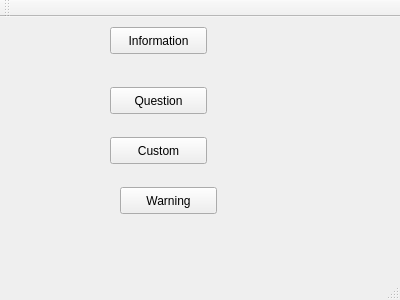
<?xml version="1.0" encoding="UTF-8"?>
<ui version="4.0">
 <class>dialog</class>
 <widget class="QMainWindow" name="dialog">
  <property name="geometry">
   <rect>
    <x>0</x>
    <y>0</y>
    <width>400</width>
    <height>300</height>
   </rect>
  </property>
  <property name="windowTitle">
   <string>dialog</string>
  </property>
  <widget class="QWidget" name="centralWidget">
   <widget class="QPushButton" name="pushButton">
    <property name="geometry">
     <rect>
      <x>110</x>
      <y>10</y>
      <width>97</width>
      <height>27</height>
     </rect>
    </property>
    <property name="text">
     <string>Information</string>
    </property>
   </widget>
   <widget class="QPushButton" name="pushButton_2">
    <property name="geometry">
     <rect>
      <x>110</x>
      <y>70</y>
      <width>97</width>
      <height>27</height>
     </rect>
    </property>
    <property name="text">
     <string>Question</string>
    </property>
   </widget>
   <widget class="QPushButton" name="pushButton_3">
    <property name="geometry">
     <rect>
      <x>110</x>
      <y>120</y>
      <width>97</width>
      <height>27</height>
     </rect>
    </property>
    <property name="text">
     <string>Custom</string>
    </property>
   </widget>
   <widget class="QPushButton" name="pushButton_4">
    <property name="geometry">
     <rect>
      <x>120</x>
      <y>170</y>
      <width>97</width>
      <height>27</height>
     </rect>
    </property>
    <property name="text">
     <string>Warning</string>
    </property>
   </widget>
  </widget>
  <widget class="QMenuBar" name="menuBar">
   <property name="geometry">
    <rect>
     <x>0</x>
     <y>0</y>
     <width>400</width>
     <height>27</height>
    </rect>
   </property>
  </widget>
  <widget class="QToolBar" name="mainToolBar">
   <attribute name="toolBarArea">
    <enum>TopToolBarArea</enum>
   </attribute>
   <attribute name="toolBarBreak">
    <bool>false</bool>
   </attribute>
  </widget>
  <widget class="QStatusBar" name="statusBar"/>
 </widget>
 <layoutdefault spacing="6" margin="11"/>
 <resources/>
 <connections/>
</ui>
